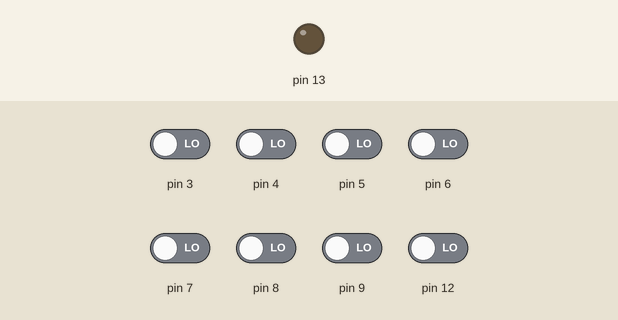
The sketch below on a simulated Arduino Uno, built with avr-gcc and run on an emulated ATmega328P. On the bench: output pins drawn as LEDs (lit = HIGH). The inputs (shaded band) are chosen by the test bench; at power-on: pin 3–9, pin 12 LOW. What the sketch prints to the serial monitor is not drawn.

Above: at 0.1 s.
At 0.6 s:
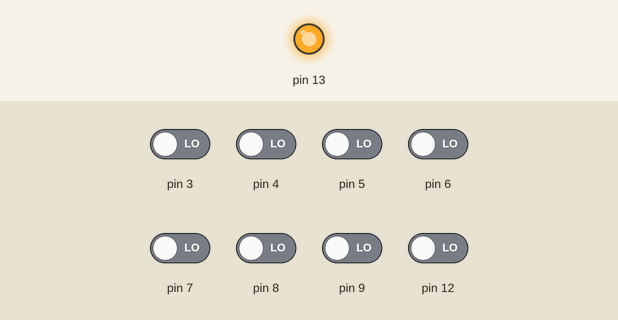
Timing chart, 0 to 12.0 s (numbered marks = the images above):
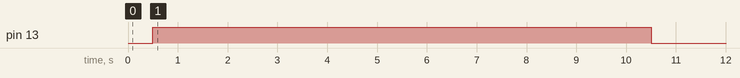

The sketch:

LineSensor.ino
```cpp
#include <QTRSensors.h>

// This example is designed for use with eight RC QTR sensors. These
// reflectance sensors should be connected to digital pins 3 to 10. The
// sensors' emitter control pin (CTRL or LEDON) can optionally be connected to
// digital pin 2, or you can leave it disconnected and remove the call to
// setEmitterPin().
//
// The setup phase of this example calibrates the sensors for ten seconds and
// turns on the Arduino's LED (usually on pin 13) while calibration is going
// on. During this phase, you should expose each reflectance sensor to the
// lightest and darkest readings they will encounter. For example, if you are
// making a line follower, you should slide the sensors across the line during
// the calibration phase so that each sensor can get a reading of how dark the
// line is and how light the ground is.  Improper calibration will result in
// poor readings.
//
// The main loop of the example reads the calibrated sensor values and uses
// them to estimate the position of a line. You can test this by taping a piece
// of 3/4" black electrical tape to a piece of white paper and sliding the
// sensor across it. It prints the sensor values to the serial monitor as
// numbers from 0 (maximum reflectance) to 1000 (minimum reflectance) followed
// by the estimated location of the line as a number from 0 to 5000. 1000 means
// the line is directly under sensor 1, 2000 means directly under sensor 2,
// etc. 0 means the line is directly under sensor 0 or was last seen by sensor
// 0 before being lost. 5000 means the line is directly under sensor 5 or was
// last seen by sensor 5 before being lost.

QTRSensors qtr;

const uint8_t SensorCount = 8;
uint16_t sensorValues[SensorCount];

void setup()
{
  // configure the sensors
  qtr.setTypeRC();
  qtr.setSensorPins((const uint8_t[]){3, 4, 5, 6, 7, 8, 9, 12}, SensorCount);
  qtr.setEmitterPin(2);

  delay(500);
  pinMode(13, OUTPUT);
  digitalWrite(13, HIGH); // turn on Arduino's LED to indicate we are in calibration mode

  // 2.5 ms RC read timeout (default) * 10 reads per calibrate() call
  // = ~25 ms per calibrate() call.
  // Call calibrate() 400 times to make calibration take about 10 seconds.
  for (uint16_t i = 0; i < 400; i++)
  {
    qtr.calibrate();
  }
  digitalWrite(13, LOW); // turn off Arduino's LED to indicate we are through with calibration

  // print the calibration minimum values measured when emitters were on
  Serial.begin(9600);
  for (uint8_t i = 0; i < SensorCount; i++)
  {
    Serial.print(qtr.calibrationOn.minimum[i]);
    Serial.print(' ');
  }
  Serial.println();

  // print the calibration maximum values measured when emitters were on
  for (uint8_t i = 0; i < SensorCount; i++)
  {
    Serial.print(qtr.calibrationOn.maximum[i]);
    Serial.print(' ');
  }
  Serial.println();
  Serial.println();
  delay(1000);
}

void loop()
{
  // read calibrated sensor values and obtain a measure of the line position
  // from 0 to 5000 (for a white line, use readLineWhite() instead)
  uint16_t position = qtr.readLineBlack(sensorValues);

  // print the sensor values as numbers from 0 to 1000, where 0 means maximum
  // reflectance and 1000 means minimum reflectance, followed by the line
  // position
  for (uint8_t i = 0; i < SensorCount; i++)
  {
    Serial.print(map(sensorValues[i], 0, 1000,0, 1));
    Serial.print('\t');
  }
  Serial.println(position);

  delay(250);
}
```
